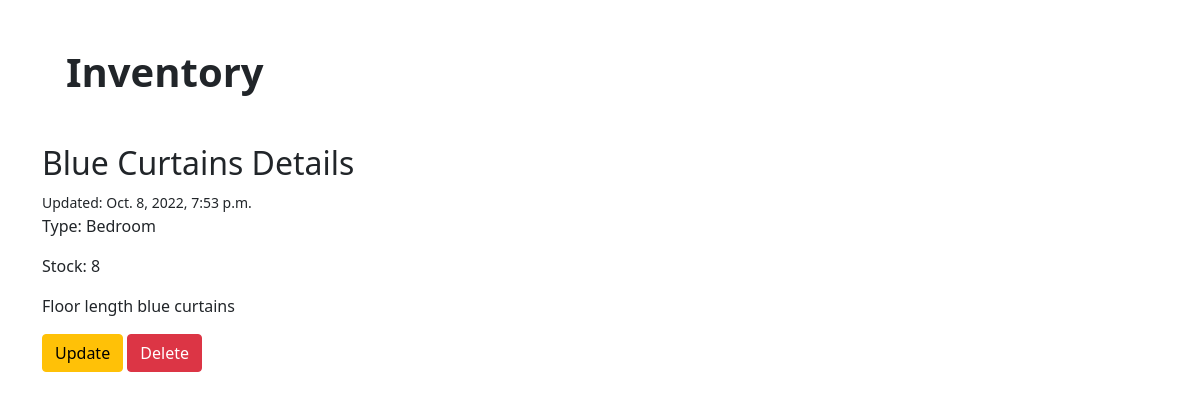
The page /item/6/ on the database its author committed.
### inv/models.py (models this page shows)
class Items(models.Model):
    name = models.CharField(default="*name*", max_length=100)
    desc = models.TextField(default="*item*")
    type = models.CharField(default="*type*", max_length=100)
    num = models.PositiveSmallIntegerField(default=0)
    date_posted = models.DateTimeField(default=timezone.now)

### inv/views.py (the view)
# urls.py: path("item/<int:pk>/", ItemDetailView.as_view(), name="item-detail"),
class ItemDetailView(DetailView):
    model = Items

### inv/templates/inv/items_detail.html
{% extends "inv/base.html" %}
{% block content %}
<h2 class="mt-5">{{ object.name }} Details</h2>
    <article>
        <small>Updated: {{ object.date_posted }}</small>
        <p>Type: {{ object.type }}</p>
        <p>Stock: {{ object.num }}</p>
        <p>{{ object.desc}}</p>
    </article>
<div>
    <a href="{% url 'item-update' object.pk %}" class="btn btn-warning">Update</a>
    <a href="{% url 'item-delete' object.pk %}" class="btn btn-danger">Delete</a>
</div>
{% endblock content %}

### rows shown on the page
Items: name "Blue Curtains", date_posted "Oct. 8, 2022, 7:53 p.m.", type "Bedroom", num "8", desc "Floor length blue curtains"
